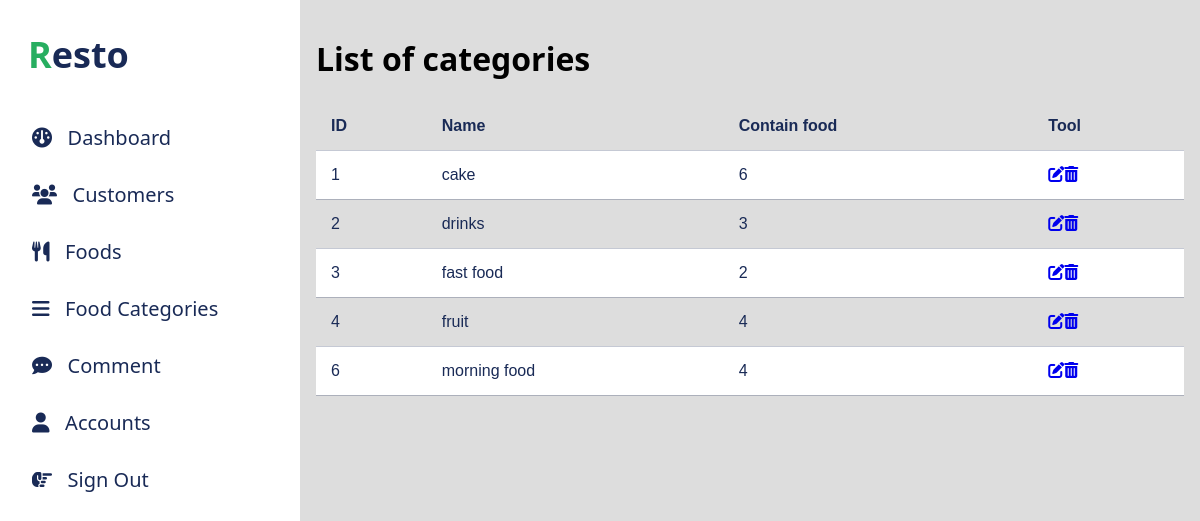
The app's page /admin/food_categories/index.php?btn_list=list (signed in) with its own data.
### tables this page shows
CREATE TABLE `food_categories` (
  `cat_id` int(11) NOT NULL,
  `cat_name` varchar(255) NOT NULL
);

### admin/food_categories/index.php (called while the page is built, shortened)
<?php
    require "../../dao/pdo_food_categories.php";
    require "../../dao/pdo.php";
    require "../index.php";
?>

### dao/pdo.php (called while the page is built, shortened)
<?php
    function pdo_get_connection(){
        $host = 'localhost';
        $username = 'root';
        $password = '';
        $charset = 'utf8';
        $dbname = 'resto';
        try{
            $dsn = "mysql:host=$host;dbname=$dbname;charset=$charset";
            $conn = new PDO($dsn,$username,$password);
            $conn->setAttribute(PDO::ATTR_ERRMODE, PDO::ERRMODE_EXCEPTION);
            return $conn;
        }
        catch(PDOException $e){
            echo "Connection Failed: ".$e->getMessage();
        }
    }
    function pdo_get_all_rows($sql) {
        $sql_args = array_slice(func_get_args(),1);
        try{
            $conn = pdo_get_connection();
            $stmt = $conn->prepare($sql);
            $stmt->execute($sql_args);
            return $stmt->fetchAll(PDO::FETCH_ASSOC);
        }
        catch(PDOException $e){
            throw $e;
        }
        finally{
            unset($conn);
        }
    }
    function pdo_get_one_row($sql) {
        $sql_args = array_slice(func_get_args(),1);
        try{
            $conn = pdo_get_connection();
            $stmt = $conn->prepare($sql);
            $stmt->execute($sql_args);
            return $stmt->fetch(PDO::FETCH_ASSOC);
        }
        catch(PDOException $e){
            throw $e;
        }
        finally{
            unset($conn);
        }
    }
?>

### dao/pdo_food_categories.php (called while the page is built, shortened)
<?php
function category_show_list(){
    $sql = "select * from food_categories";
    return pdo_get_all_rows($sql);
}
function contain_food($cat_id){
    $sql = "select count(*)  as total from food where cat_id = ?";
    return pdo_get_one_row($sql,$cat_id);
}
?>

### admin/food_categories/list.php (the view)
<h1>List of categories</h1>
<table>
    <tr>
        <th>ID</th>
        <th>Name</th>
        <th>Contain food</th>
        <th>Tool</th>
    </tr>
    <?php
    $cats = category_show_list();
    foreach ($cats as $cat) {
        extract($cat);
        extract(contain_food($cat_id));
        echo "
                    <tr>
                        <td>$cat_id</td>
                        <td>$cat_name</td>
                        <td>$total</td>
                        <td><a href='?btn_edit&id=$cat_id'><i class='fas fa-edit'></i></a><a href='?btn_process=delete&id=$cat_id'><i class='fas fa-trash-alt'></i></a></td>
                    </tr>";
    }
    ?>
</table>

### content/css/admin/style.css (style rules this page uses)
body { margin: 0px; padding: 0px; background-color: #ddd; font-family: system-ui; }
table { font-family: arial, sans-serif; border-collapse: collapse; width: 100%; }
td, th { text-align: left; padding: 15px; color: #192a56; border-bottom: 1px solid #192a5640; }
table tr:nth-child(even) { background-color: #fff; }

### records on screen
food_categories: cat_id "1", cat_name "cake", total "6"
food_categories: cat_id "2", cat_name "drinks", total "3"
food_categories: cat_id "3", cat_name "fast food", total "2"
food_categories: cat_id "4", cat_name "fruit", total "4"
food_categories: cat_id "6", cat_name "morning food", total "4"
